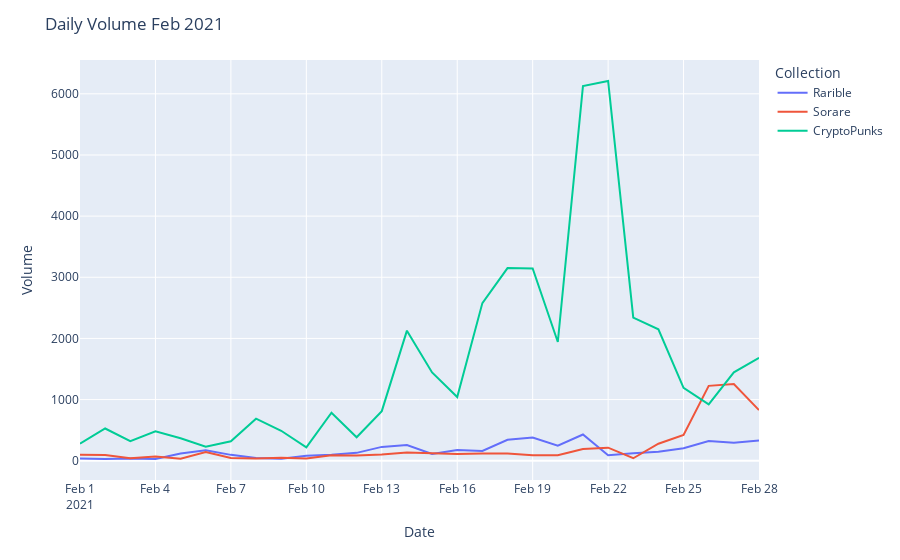

Notebook code for this chart:
### Code cell
fig = px.line(daily_volume_eth, x="event_time", y=['Rarible', 'Sorare', 'CryptoPunks'])

fig.update_layout(
    title="Daily Volume Feb 2021",
    xaxis_title="Date",
    yaxis_title="Volume",
    legend_title="Collection",
)
fig.show()

### Figure 1 — Plotly figure (JSON) as saved in the notebook; plotly's stock layout.template omitted (floating-point values rounded to 4 significant figures)
{"data": [{"hovertemplate": "variable=Rarible<br>event_time=%{x}<br>value=%{y}<extra></extra>", "legendgroup": "Rarible", "line": {"color": "#636efa", "dash": "solid"}, "marker": {"symbol": "circle"}, "mode": "lines", "name": "Rarible", "orientation": "v", "showlegend": true, "type": "scatter", "x": ["2021-02-01T00:00:00", "2021-02-02T00:00:00", "2021-02-03T00:00:00", "2021-02-04T00:00:00", "2021-02-05T00:00:00", "2021-02-06T00:00:00", "2021-02-07T00:00:00", "2021-02-08T00:00:00", "2021-02-09T00:00:00", "2021-02-10T00:00:00", "2021-02-11T00:00:00", "2021-02-12T00:00:00", "2021-02-13T00:00:00", "2021-02-14T00:00:00", "2021-02-15T00:00:00", "2021-02-16T00:00:00", "2021-02-17T00:00:00", "2021-02-18T00:00:00", "2021-02-19T00:00:00", "2021-02-20T00:00:00", "2021-02-21T00:00:00", "2021-02-22T00:00:00", "2021-02-23T00:00:00", "2021-02-24T00:00:00", "2021-02-25T00:00:00", "2021-02-26T00:00:00", "2021-02-27T00:00:00", "2021-02-28T00:00:00"], "xaxis": "x", "y": [37.79, 29.6, 35.11, 28.37, 118.0, 170.3, 96.11, 44.24, 33.55, 79.52, 96.42, 129.0, 226.2, 255.6, 110.2, 174.2, 160.2, 341.6, 380.7, 245.6, 428.8, 89.16, 121.1, 148.0, 203.0, 323.1, 293.5, 330.1], "yaxis": "y"}, {"hovertemplate": "variable=Sorare<br>event_time=%{x}<br>value=%{y}<extra></extra>", "legendgroup": "Sorare", "line": {"color": "#EF553B", "dash": "solid"}, "marker": {"symbol": "circle"}, "mode": "lines", "name": "Sorare", "orientation": "v", "showlegend": true, "type": "scatter", "x": ["2021-02-01T00:00:00", "2021-02-02T00:00:00", "2021-02-03T00:00:00", "2021-02-04T00:00:00", "2021-02-05T00:00:00", "2021-02-06T00:00:00", "2021-02-07T00:00:00", "2021-02-08T00:00:00", "2021-02-09T00:00:00", "2021-02-10T00:00:00", "2021-02-11T00:00:00", "2021-02-12T00:00:00", "2021-02-13T00:00:00", "2021-02-14T00:00:00", "2021-02-15T00:00:00", "2021-02-16T00:00:00", "2021-02-17T00:00:00", "2021-02-18T00:00:00", "2021-02-19T00:00:00", "2021-02-20T00:00:00", "2021-02-21T00:00:00", "2021-02-22T00:00:00", "2021-02-23T00:00:00", "2021-02-24T00:00:00", "2021-02-25T00:00:00", "2021-02-26T00:00:00", "2021-02-27T00:00:00", "2021-02-28T00:00:00"], "xaxis": "x", "y": [96.93, 92.19, 41.32, 69.99, 33.33, 140.4, 44.08, 36.1, 49.5, 38.37, 88.82, 86.15, 101.0, 135.0, 122.4, 111.3, 118.5, 117.9, 89.34, 90.78, 193.2, 213.4, 40.54, 278.8, 422.9, 1224.0, 1255.0, 828.3], "yaxis": "y"}, {"hovertemplate": "variable=CryptoPunks<br>event_time=%{x}<br>value=%{y}<extra></extra>", "legendgroup": "CryptoPunks", "line": {"color": "#00cc96", "dash": "solid"}, "marker": {"symbol": "circle"}, "mode": "lines", "name": "CryptoPunks", "orientation": "v", "showlegend": true, "type": "scatter", "x": ["2021-02-01T00:00:00", "2021-02-02T00:00:00", "2021-02-03T00:00:00", "2021-02-04T00:00:00", "2021-02-05T00:00:00", "2021-02-06T00:00:00", "2021-02-07T00:00:00", "2021-02-08T00:00:00", "2021-02-09T00:00:00", "2021-02-10T00:00:00", "2021-02-11T00:00:00", "2021-02-12T00:00:00", "2021-02-13T00:00:00", "2021-02-14T00:00:00", "2021-02-15T00:00:00", "2021-02-16T00:00:00", "2021-02-17T00:00:00", "2021-02-18T00:00:00", "2021-02-19T00:00:00", "2021-02-20T00:00:00", "2021-02-21T00:00:00", "2021-02-22T00:00:00", "2021-02-23T00:00:00", "2021-02-24T00:00:00", "2021-02-25T00:00:00", "2021-02-26T00:00:00", "2021-02-27T00:00:00", "2021-02-28T00:00:00"], "xaxis": "x", "y": [278.6, 527.2, 319.6, 481.1, 367.5, 230.7, 319.1, 687.0, 490.4, 218.1, 784.7, 383.2, 811.4, 2127.0, 1444.0, 1042.0, 2578.0, 3151.0, 3143.0, 1942.0, 6126.0, 6210.0, 2339.0, 2149, 1191.0, 921.3, 1445.0, 1683.0], "yaxis": "y"}], "layout": {"legend": {"title": {"text": "Collection"}, "tracegroupgap": 0}, "margin": {"t": 60}, "title": {"text": "Daily Volume Feb 2021"}, "xaxis": {"anchor": "y", "domain": [0, 1], "title": {"text": "Date"}}, "yaxis": {"anchor": "x", "domain": [0, 1], "title": {"text": "Volume"}}}}
